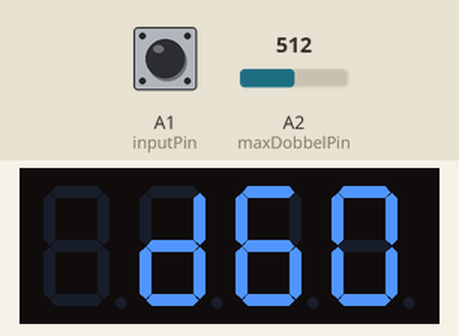
A sketch run on a simulated Arduino Uno, built with avr-gcc and run on an emulated ATmega328P. Shown: 4-digit seven-segment display. Wiring (inferred from the names in the program): 4-digit 7-segment display, segments lit when HIGH: segments pin 6, pin 7, pin 8, pin 12, pin 10, pin 11, pin 9; digit selects pin 2, pin 3, pin 4, pin 5. The inputs (shaded band) are chosen by the test bench; at power-on: A2 (maxDobbelPin) = 512, A1 (inputPin) LOW. Random numbers use the default seed unless the sketch sets one; the segment pins are drawn as the display they are named for.

Above: at 1.2 s.
1.3 s: A2 (maxDobbelPin) set to 238
At 2.4 s:
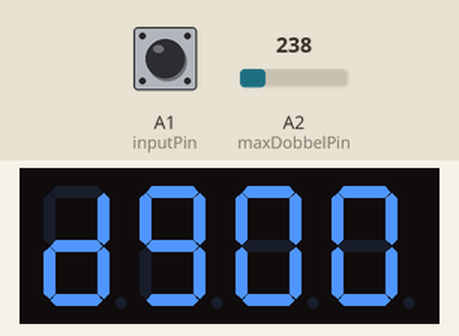
2.8 s: A2 (maxDobbelPin) set to 214
At 3.5 s:
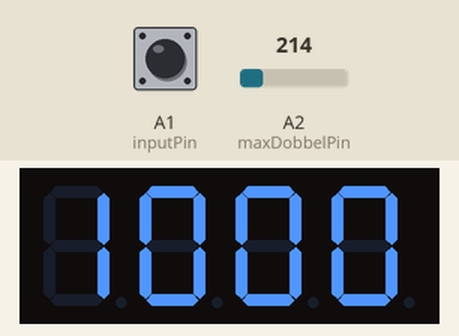
4.3 s: A2 (maxDobbelPin) set to 122
At 4.56 s:
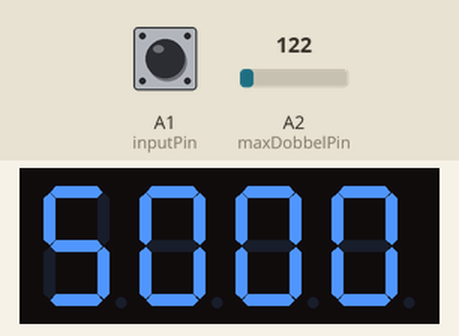
7.3 s: A1 (inputPin) driven HIGH
At 8.75 s:
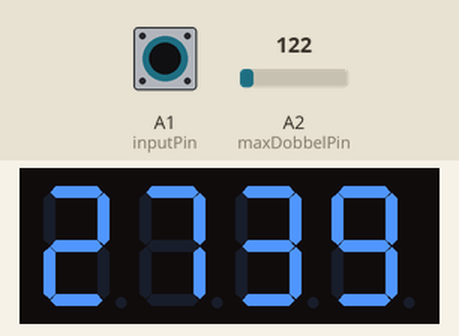
8.9 s: A1 (inputPin) pulsed LOW 2 times (0.12 s each, 0.3 s apart)
At 10.68 s:
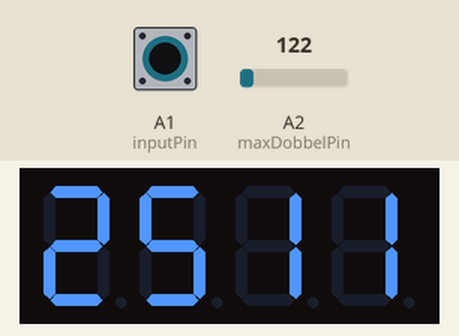

The sketch:

dobbelsteen.ino
```cpp
const int noisePin = A0;
const int inputPin = A1;
const int maxDobbelPin = A2;

const int d1 = 2; //dsPin 12
const int d2 = 3; //dsPin 9
const int d3 = 4; //dsPin 8!
const int d4 = 5; //dsPin 6
const int a = 6; //dsPin 11
const int b = 7; //dsPin 7!
const int c = 8; //dsPin 4
const int d = 12; //dsPin 2
const int e = 10; //dsPin 1
const int f = 11; //dsPin 10
const int g = 9; //dsPin 5

const byte disp0 = B11111100;
const byte disp1 = B01100000;
const byte disp2 = B11011010;
const byte disp3 = B11110010;
const byte disp4 = B01100110;
const byte disp5 = B10110110;
const byte disp6 = B10111110;
const byte disp7 = B11100000;
const byte disp8 = B11111110;
const byte disp9 = B11110110;
const byte dispD = B01111010;
const byte dispN = B00101010;

const byte dispNull = 0B0000000;

const int dobbelstenen[] = {2,3,4,5,6,7,8,9,10,11,12,13,14,15,16,17,18,19,20,30,40,50,60,70,80,90,100,200,300,400,500,600,700,800,900,1000,2000,3000,4000,5000,6000,7000,8000,9000,10000};
const int maxPotentiometerWaarde = 1012;
const float knipperSnelheid = 0.4;

const int dChar = -2;

int lastInputPinState = HIGH;
int getal = 0;
int dobbelsteen = 12;
bool dVoorGetal = true;

void setup() {
  pinMode(a,OUTPUT);
  pinMode(b,OUTPUT);
  pinMode(c,OUTPUT);
  pinMode(d,OUTPUT);
  pinMode(e,OUTPUT);
  pinMode(f,OUTPUT);
  pinMode(g,OUTPUT);

  pinMode(d1,OUTPUT);
  pinMode(d2,OUTPUT);
  pinMode(d3,OUTPUT);
  pinMode(d4,OUTPUT);

  randomSeed(analogRead(noisePin) ^ micros());
}


void loop() {
  if(lastInputPinState == LOW && digitalRead(inputPin) == HIGH) {
    animatie();
  }
  lastInputPinState = digitalRead(inputPin);

  if(dobbelsteen != berekenDobbelsteen()) {
    dobbelsteen = berekenDobbelsteen();
    dVoorGetal = true;
    getal = dobbelsteen;
  }
  displayInt(getal);
}

int berekenDobbelsteen() {
  const int waarde = constrain(maxPotentiometerWaarde - analogRead(maxDobbelPin),0,maxPotentiometerWaarde);
  float procent = waarde / (float)maxPotentiometerWaarde * 100.0;
  const int aantalDobbelstenen = sizeof(dobbelstenen) / sizeof(dobbelstenen[0]);

  for(int i = 1; i <= aantalDobbelstenen; i += 1) {
    if(procent <= i*100.0/aantalDobbelstenen) {
      return dobbelstenen[i-1];
    }
  }
}


void animatie() {
  dVoorGetal = false;
  int maxInclusief = dobbelsteen;
  unsigned long startTijd = millis();
  unsigned long vorigeUpdate = startTijd;
  float animatieDuur = 2000;
  float animatieVerhouding = 0.0; // 0 is nog niet begonnen, 1 is helemaal klaar
  float delayTijd = 10;

  while (animatieVerhouding < 1.0) {
    unsigned long nu = millis();
    unsigned long verstreken = nu - startTijd;

    animatieVerhouding = (float)verstreken / animatieDuur;
    if(animatieVerhouding >= 1.0) {
      break;
    }

    float tijdKwadraat = animatieVerhouding * animatieVerhouding;

    delayTijd = 10 + tijdKwadraat * 500;

    if (nu - vorigeUpdate >= delayTijd) {
      vorigeUpdate = nu;
      getal = random(1, maxInclusief + 1);
    }

    displayInt(getal);
  }
  dobbelsteen = berekenDobbelsteen();
}

void displayInt(const int getal) {
  byte digit1 = floor(getal/1000);
  byte digit2 = floor((getal % 1000)/100);
  byte digit3 = floor((getal % 100)/10);
  byte digit4 = getal % 10;

  if(getal == 10000) digit1 = 0;

  const bool digit1Leeg = getal != 10000 && digit1 == 0;
  const bool digit2Leeg = digit1Leeg && digit2 == 0;
  const bool digit3Leeg = digit2Leeg && digit3 == 0;
  // digit4 is nooit leeg

  getalLocatie(1);
  if(digit1Leeg) {
    if(!digit2Leeg && dVoorGetal) {
      displayDigit(dChar);
    } else {
      displayDigit(-1);
    }
  } else {
    displayDigit(digit1);
  }
  delay(1/knipperSnelheid);
  clear();

  getalLocatie(2);
  if(digit2Leeg) {
    if(!digit3Leeg) {
      if(dVoorGetal) {
        displayDigit(dChar);
      } else {
        displayDigit(-1);
      }
    } else {
      displayDigit(-1);
    }
  } else {
    displayDigit(digit2);
  }
  delay(1/knipperSnelheid);
  clear();

  getalLocatie(3);
  if(digit3Leeg) {
      if(dVoorGetal) {
        displayDigit(dChar);
      } else {
        displayDigit(-1);
      }
  } else {
    displayDigit(digit3);
  }
  delay(1/knipperSnelheid);
  clear();

  getalLocatie(4);
  displayDigit(digit4);
  delay(1/knipperSnelheid);
  clear();
}

void getalLocatie(const byte locatie) {
  if(locatie == 1) digitalWrite(d1, LOW);
  if(locatie == 2) digitalWrite(d2, LOW);
  if(locatie == 3) digitalWrite(d3, LOW);
  if(locatie == 4) digitalWrite(d4, LOW);

  if(locatie != 1) digitalWrite(d1, HIGH);
  if(locatie != 2) digitalWrite(d2, HIGH);
  if(locatie != 3) digitalWrite(d3, HIGH);
  if(locatie != 4) digitalWrite(d4, HIGH);
}

byte getalNaarByte(const int getal) {
  switch(getal) {
    case 0:
      return disp0;
    case 1:
      return disp1;
    case 2:
      return disp2;
    case 3:
      return disp3;
    case 4:
      return disp4;
    case 5:
      return disp5;
    case 6:
      return disp6;
    case 7:
      return disp7;
    case 8:
      return disp8;
    case 9:
      return disp9;
    case -2:
      return dispD;
    default:
      return dispNull;
  }
}

void displayDigit(const int digit) {
  int digitByte = getalNaarByte(digit);
digitalWrite(a, (digitByte & B10000000) ? HIGH : LOW);
digitalWrite(b, (digitByte & B01000000) ? HIGH : LOW);
digitalWrite(c, (digitByte & B00100000) ? HIGH : LOW);
digitalWrite(d, (digitByte & B00010000) ? HIGH : LOW);
digitalWrite(e, (digitByte & B00001000) ? HIGH : LOW);
digitalWrite(f, (digitByte & B00000100) ? HIGH : LOW);
digitalWrite(g, (digitByte & B00000010) ? HIGH : LOW);
  // negeer dp
}

void clear() {
  digitalWrite(a, LOW);
  digitalWrite(b, LOW);
  digitalWrite(c, LOW);
  digitalWrite(d, LOW);
  digitalWrite(e, LOW);
  digitalWrite(f, LOW);
  digitalWrite(g, LOW);

  digitalWrite(d1, LOW);
  digitalWrite(d2, LOW);
  digitalWrite(d3, LOW);
  digitalWrite(d4, LOW);
}
```

Measured:
- the behaviour switches between 225 and 224 on A2 (maxDobbelPin) (found by bisection; images 1 and 2)
- after the input at 1.3 s, the display: changes after 0.08 s (image 1)
- after the input at 2.8 s, the display: first changes at once (image 2 shows a later state)
- after the input at 4.3 s, the display: first changes after 0.08 s (image 3 shows a later state)
